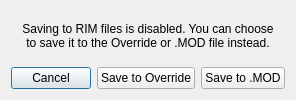
<?xml version="1.0" encoding="UTF-8"?>
<ui version="4.0">
 <class>Dialog</class>
 <widget class="QDialog" name="Dialog">
  <property name="windowTitle">
   <string>Cannot save to RIM</string>
  </property>
  <layout class="QVBoxLayout" name="verticalLayout">
   <item>
    <widget class="QLabel" name="label">
     <property name="text">
      <string>Saving to RIM files is disabled. You can choose
to save it to the Override or .MOD file instead.</string>
     </property>
     <property name="alignment">
      <set>Qt::AlignCenter</set>
     </property>
    </widget>
   </item>
   <item>
    <layout class="QHBoxLayout" name="horizontalLayout">
     <item>
      <widget class="QPushButton" name="cancelButton">
       <property name="text">
        <string>Cancel</string>
       </property>
      </widget>
     </item>
     <item>
      <widget class="QPushButton" name="overrideSaveButton">
       <property name="text">
        <string>Save to Override</string>
       </property>
      </widget>
     </item>
     <item>
      <widget class="QPushButton" name="modSaveButton">
       <property name="text">
        <string>Save to .MOD</string>
       </property>
      </widget>
     </item>
    </layout>
   </item>
  </layout>
 </widget>
 <resources/>
 <connections/>
</ui>
